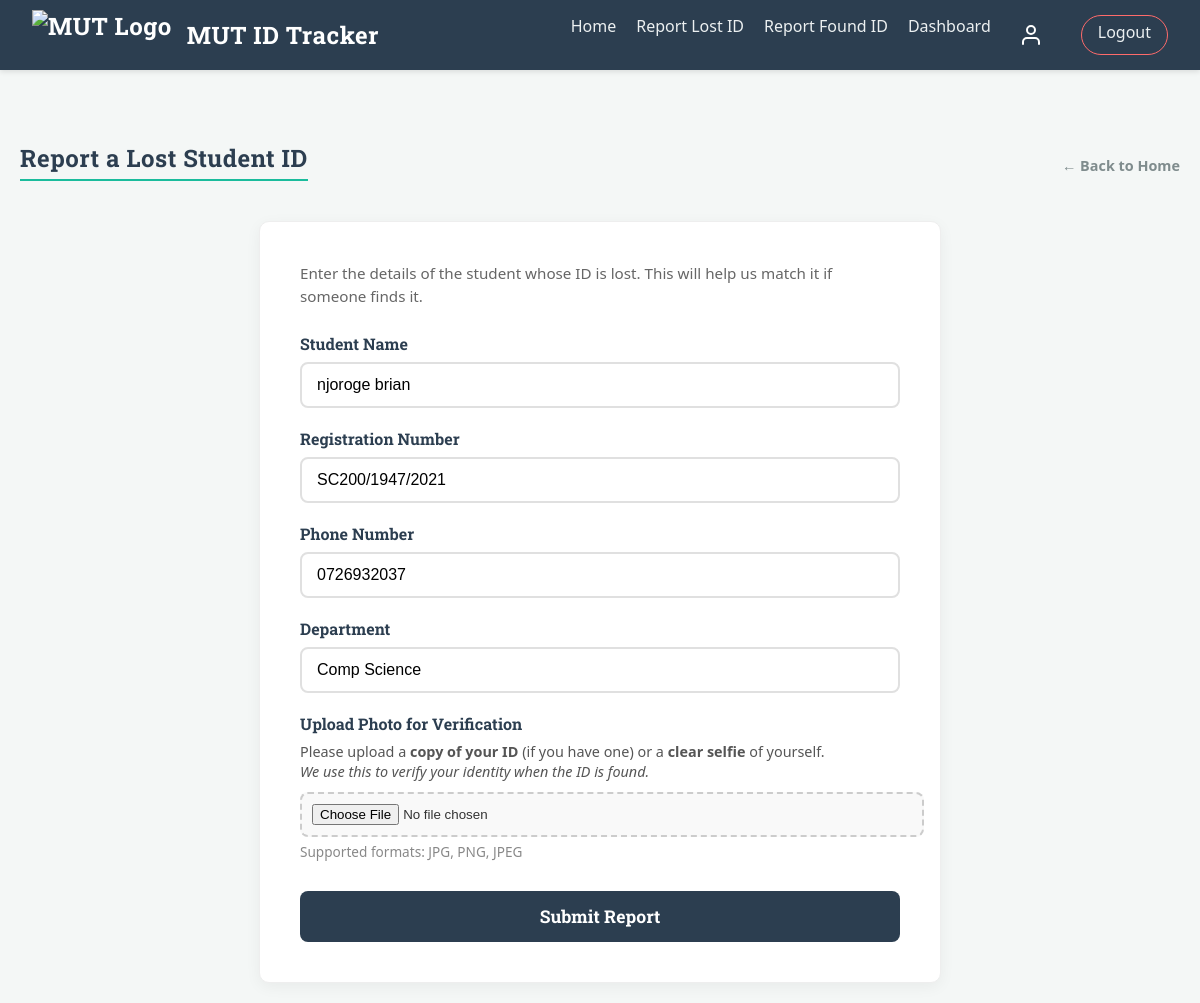
/lost (signed in), run on the app's committed database.
### tables this page shows
CREATE TABLE users (
            id INTEGER PRIMARY KEY AUTOINCREMENT,
            name TEXT NOT NULL,
            email TEXT UNIQUE NOT NULL,
            phone TEXT UNIQUE NOT NULL,
            reg_number TEXT UNIQUE NOT NULL,
            department TEXT NOT NULL,
            password_hash TEXT NOT NULL,
            role TEXT DEFAULT 'student',
            is_deleted BOOLEAN DEFAULT 0 
        );

### routes.py (the view, shortened to what this page needs)
@main_bp.route('/lost', methods=['GET', 'POST'])
@login_required
def lost():
    return render_template('lost.html')

### auth.py (called while the page is built)
def load_user(user_id):
    conn = get_db_connection()
    curr = conn.cursor()
    curr.execute("SELECT * FROM users WHERE id = ?", (user_id,))
    user = curr.fetchone()
    conn.close()
    if user:
        return User(id=user['id'],
                    name=user['name'],
                    email=user['email'],
                    role=user['role'],
                    reg_number=user['reg_number'],
                    department=user['department'],
                    phone=user['phone'])
    return None

### db.py (called while the page is built)
def get_db_connection():
    conn = sqlite3.connect('lostfound.db')
    conn.row_factory = sqlite3.Row
    return conn

### templates/lost.html (shortened to what this page needs)
<!doctype html>
<html lang="en">
  <head>
    <link
      rel="stylesheet"
      href="{{ url_for('static', filename='style.css') }}"
    />
  </head>
  <body>
    {% include 'navbar.html' %}
    <div class="container">
      <div class="page-header">
        <h2>Report a Lost Student ID</h2>
        <a href="/" class="back-link">&larr; Back to Home</a>
      </div>
      <div class="form-card">
        <p class="form-instruction">
          Enter the details of the student whose ID is lost. This will help us
          match it if someone finds it.
        </p>
        <form action="/lost" method="POST" enctype="multipart/form-data">
          <div class="form-group">
            <label for="student_name">Student Name</label>
            <input
              type="text"
              id="student_name"
              name="student_name"
              value="{{ current_user.name }}"
              required
            />
          </div>
          <div class="form-group">
            <label for="reg_number">Registration Number</label>
            <input
              type="text"
              id="reg_number"
              name="reg_number"
              value="{{ current_user.reg_number }}"
              required
            />
          </div>
          <div class="form-group">
            <label for="phone_number">Phone Number</label>
            <input
              type="text"
              id="phone_number"
              name="phone_number"
              value="{{ current_user.phone }}"
              required
            />
          </div>
          <div class="form-group">
            <label for="department">Department</label>
            <input
              type="text"
              id="department"
              name="department"
              value="{{ current_user.department }}"
              required
            />
          </div>
          <div class="form-group">
            <label for="id_image">Upload Photo for Verification</label>
            <p
              style="
                font-size: 0.9rem;
                color: #555;
                margin-top: 0;
                margin-bottom: 10px;
                line-height: 1.4;
              "
            >
              Please upload a <strong>copy of your ID</strong> (if you have one)
              or a <strong>clear selfie</strong> of yourself. <br /><em
                >We use this to verify your identity when the ID is found.</em
              >
            </p>
            <input
              type="file"
              id="id_image"
              name="id_image"
              accept="image/*"
              class="file-input"
              required
            />
            <small style="color: #888">Supported formats: JPG, PNG, JPEG</small>
          </div>
          <button type="submit" class="submit-btn">Submit Report</button>
        </form>
      </div>
    </div>
  </body>
</html>

### static/style.css (style rules this page uses)
body { font-family: "Segoe UI", Tahoma, Geneva, Verdana, sans-serif; background-color: #f4f7f6; margin: 0; padding: 0; color: #333; padding-top: 80px; }
h1, h2, h3, h4, h5, h6 { font-family: "Roboto Slab", serif; font-weight: 700; letter-spacing: 0.5px; }
h2 { color: #2c3e50; border-bottom: 2px solid #1abc9c; display: inline-block; padding-bottom: 5px; margin-top: 2rem; }
p { color: #666; max-width: 600px; margin: 0 auto; }
.container { max-width: 1200px; margin: 0 auto; padding: 20px; }
.page-header { display: flex; justify-content: space-between; align-items: center; margin-bottom: 20px; padding-top: 10px; }
.back-link { text-decoration: none; color: #1393b9; font-weight: bold; font-size: 1rem; transition: color 0.3s; }
.form-card { background: white; max-width: 600px; margin: 0 auto; padding: 40px; border-radius: 10px; box-shadow: 0 4px 15px rgba(0, 0, 0, 0.05); border: 1px solid #eee; }
.form-instruction { margin-bottom: 25px; color: #666; font-size: 0.95rem; line-height: 1.5; }
.form-group { margin-bottom: 20px; }
.form-group label { display: block; margin-bottom: 8px; font-weight: bold; color: #2c3e50; font-family: "Roboto Slab", serif; }
.form-group input[type="text"], .form-group input[type="tel"], .form-group input[type="email"], .form-group input[type="password"] { width: 100%; padding: 12px 15px; font-size: 1rem; border: 2px solid #e0e0e0; border-radius: 8px; outline: none; box-sizing: border-box; transition: border-color 0.3s; }
.file-input { width: 100%; padding: 10px; background-color: #f9f9f9; border: 2px dashed #ccc; border-radius: 8px; cursor: pointer; }
.form-group small { display: block; margin-top: 5px; color: #888; font-size: 0.85rem; }
.submit-btn { width: 100%; padding: 14px; background-color: #2c3e50; color: white; font-size: 1.1rem; font-weight: bold; border: none; border-radius: 8px; cursor: pointer; font-family: "Roboto Slab", serif; transition: background-color 0.3s, transform 0.2s; margin-top: 10px; }
.back-link { display: block; margin-top: 20px; color: #7f8c8d; text-decoration: none; font-size: 0.9rem; transition: color 0.2s; }

### data on the page
users: student_name "njoroge brian", reg_number "SC200/1947/2021", phone_number "0726932037", department "Comp Science"
